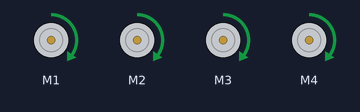
Recording of a sketch running on a simulated Arduino Uno, built with avr-gcc and run on an emulated ATmega328P. Shown: 4 × DC motor (green arrow = forward, orange = backward, longer = faster). EEPROM starts erased; what the sketch prints to the serial monitor is not drawn.

Above: at 0.2 s.
At 1.2 s:
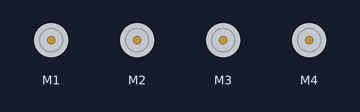
Timing chart, 0 to 2.7 s (numbered marks = the images above):
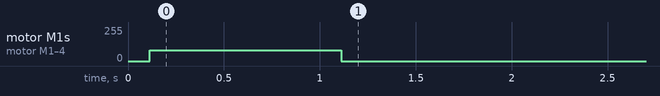

Measured:
- by itself, motor M1–4: stopped → forward 80/255 at 0.11 s, → stopped 1.0 s later

The sketch:

Measure_for_ros.ino
```cpp
#include <AFMotor.h>
#include <EEPROM.h>

/**
 * Motor Pin Setups
 */
AF_DCMotor motor1(1, MOTOR12_1KHZ);
AF_DCMotor motor2(2, MOTOR12_1KHZ);
AF_DCMotor motor3(3, MOTOR34_1KHZ);
AF_DCMotor motor4(4, MOTOR34_1KHZ);

/**
 * Initialize variables
 */
bool first_run = true;

// Take 3 measurements at each power/speed level
int number_readings = 3;
int speed_settings[5] = {80, 100, 120, 140, 160};

// Counters to track measurements and experiments
struct Trackers {
  int reset_num;
  int count_reading;
  int count_experiment;
  int experiment_number;
};
Trackers my_trackers;

// To detect new sketch programmed
const int MAGIC_ADDR = 4 * sizeof(int);
const int MAGIC_VALUE = 1048;

// Do not increment counters on first two resets after program new sketch
int run_on_reset = 2;

/**
 * Default Functions
 */
void setup() {
  // put your setup code here, to run once:
  Serial.begin(9600);

  int magic_val;
  EEPROM.get(MAGIC_ADDR, magic_val);

  if (magic_val != MAGIC_VALUE) {
    // New sketch just programmed
    EEPROM.put(0, my_trackers);
    EEPROM.put(MAGIC_ADDR, MAGIC_VALUE);
    Serial.println("new sketch");
  }
  else {
    // read values from persistent memory
    // first read will initialize counters to 0
    EEPROM.get(0, my_trackers);

    if (my_trackers.reset_num >= run_on_reset){
      my_trackers.count_reading++;
      if (my_trackers.count_reading > number_readings){
        // We have taken 3 measurements for a power level
        my_trackers.count_reading = 0;
        my_trackers.count_experiment++;

        if (my_trackers.count_experiment >= 5){
          // We have all the measurements for linear velocity
          my_trackers.count_experiment = 0;
          my_trackers.experiment_number++;

          if (my_trackers.experiment_number >= 2){
            // We have all the measurements for angular velocity
            // Reset experiment
            my_trackers.experiment_number = 0;
          }
        }
      }
    }
    else {
      my_trackers.reset_num++;
    }

    EEPROM.put(0, my_trackers);
  }

  // Used to reset EEPROM magic addr
//  EEPROM.put(MAGIC_ADDR, 0);
//  EEPROM.get(MAGIC_ADDR, magic_val);
//  Serial.println("magic_val: " + String(magic_val));

  Serial.println("my_trackers.reset_num: ");
  Serial.println(my_trackers.reset_num);
  Serial.println("my_trackers.count_reading: ");
  Serial.println(my_trackers.count_reading);
  Serial.println("my_trackers.count_experiment: ");
  Serial.println(my_trackers.count_experiment);
  Serial.println("my_trackers.experiment_number: ");
  Serial.println(my_trackers.experiment_number);
}

void loop() {
  // put your main code here, to run repeatedly:
  if (first_run) {
    first_run = false;

    // Linear velocity experiments
    if (my_trackers.experiment_number == 0){
      int set_speed = speed_settings[my_trackers.count_experiment];
      // Drive forwards for 1 second
      forward(set_speed);
      delay(1000);
      stop_motors();
      delay(100);
    }
    // Angular velocity experiments
    else if (my_trackers.experiment_number == 1){
      int set_speed = speed_settings[my_trackers.count_experiment];
      // Drive forwards for 1 second
      turn_left(set_speed);
      delay(1000);
      stop_motors();
      delay(100);
    }
    else {
      // Do nothing
      turn_right(80);
      delay(1000);
      stop_motors();
      delay(100);
    }
  }
}


/**
 * Custom Functions
 */
void forward(int speed) {
  motor1.setSpeed(speed);
  motor1.run(FORWARD);
  motor2.setSpeed(speed);
  motor2.run(FORWARD);
  motor3.setSpeed(speed);
  motor3.run(FORWARD);
  motor4.setSpeed(speed);
  motor4.run(FORWARD);
}

void turn_left(int speed) {
  motor3.setSpeed(speed);
  motor3.run(FORWARD);
  motor4.setSpeed(speed);
  motor4.run(FORWARD);
}

void turn_right(int speed) {
  motor1.setSpeed(speed);
  motor1.run(FORWARD);
  motor2.setSpeed(speed);
  motor2.run(FORWARD);
}

void stop_motors() {
  motor1.setSpeed(0);
  motor1.run(BRAKE);
  motor2.setSpeed(0);
  motor2.run(BRAKE);
  motor3.setSpeed(0);
  motor3.run(BRAKE);
  motor4.setSpeed(0);
  motor4.run(BRAKE);
}
```
